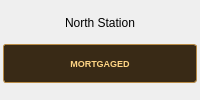
       <widget class="QFrame" name="tile25">
        <property name="tile" stdset="0">
         <bool>true</bool>
        </property>
        <layout class="QVBoxLayout" name="tileLayout25">
         <property name="spacing">
          <number>2</number>
         </property>
         <property name="leftMargin">
          <number>3</number>
         </property>
         <property name="topMargin">
          <number>3</number>
         </property>
         <property name="rightMargin">
          <number>3</number>
         </property>
         <property name="bottomMargin">
          <number>3</number>
         </property>
         <item>
          <widget class="QLabel" name="tileName25">
           <property name="styleSheet">
            <string>font-size: 12px;</string>
           </property>
           <property name="text">
            <string>North Station</string>
           </property>
           <property name="alignment">
            <set>Qt::AlignmentFlag::AlignCenter</set>
           </property>
           <property name="wordWrap">
            <bool>true</bool>
           </property>
          </widget>
         </item>
         <item>
          <widget class="QLabel" name="mortgageLabel25">
           <property name="visible">
            <bool>false</bool>
           </property>
           <property name="styleSheet">
            <string notr="true">background-color: #392a16; color: #ffd584; border: 1px solid #b88b46; border-radius: 3px; padding: 2px; font-size: 9px; font-weight: bold;</string>
           </property>
           <property name="text">
            <string>MORTGAGED</string>
           </property>
           <property name="alignment">
            <set>Qt::AlignmentFlag::AlignCenter</set>
           </property>
          </widget>
         </item>
         <item>
          <widget class="QWidget" name="tokenArea25" native="true">
           <property name="minimumSize">
            <size>
             <width>0</width>
             <height>12</height>
            </size>
           </property>
           <property name="maximumSize">
            <size>
             <width>16777215</width>
             <height>12</height>
            </size>
           </property>
          </widget>
         </item>
        </layout>
       </widget>
